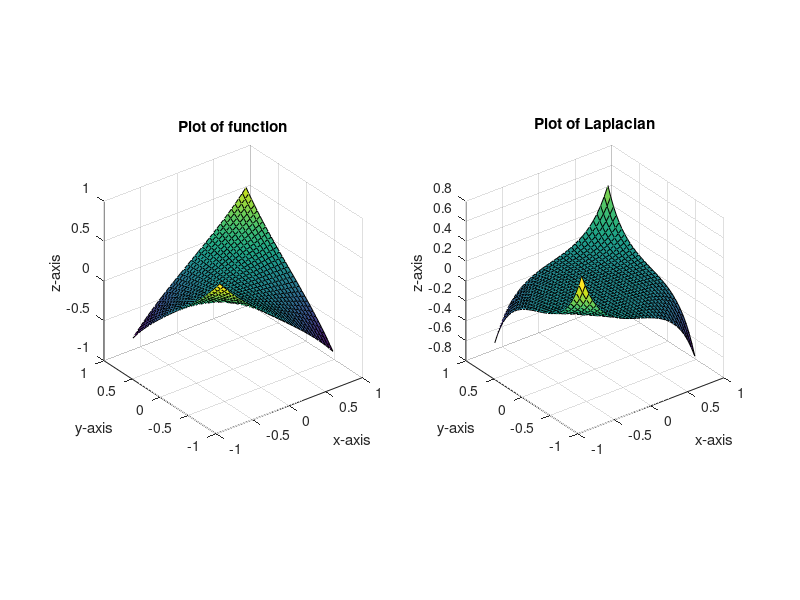

The MATLAB script that drew this image:
clc
clear
close all

%mesh
m = -pi/4:0.05:pi/4;
[x,y] = meshgrid(m);

%function
z = tan(x.*y);

%laplacian
L = del2(z,0.05);

%plotting
subplot(1,2,1)
surf(x,y,z)
axis('square');
xlabel('x-axis')
ylabel('y-axis')
zlabel('z-axis')
title('Plot of function')
subplot(1,2,2)
surf(x,y,L)
axis('square');
xlabel('x-axis')
ylabel('y-axis')
zlabel('z-axis')
title('Plot of Laplacian')